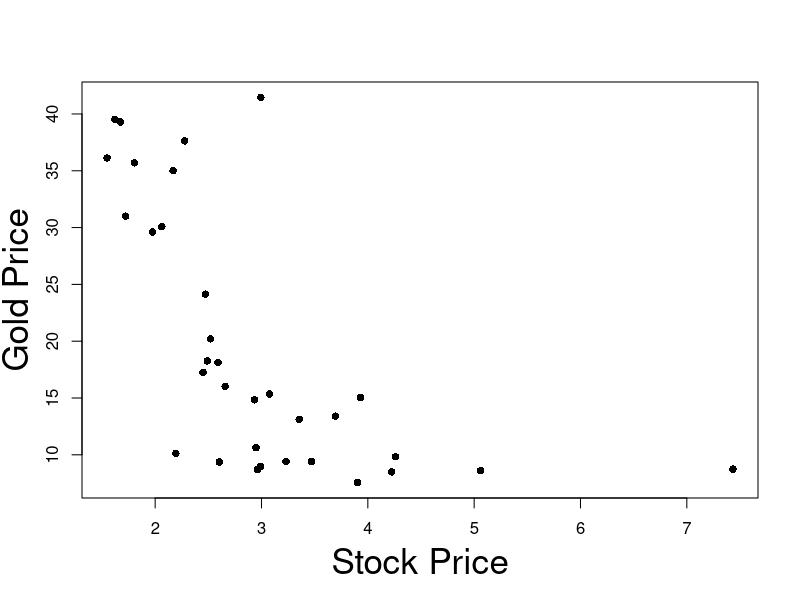
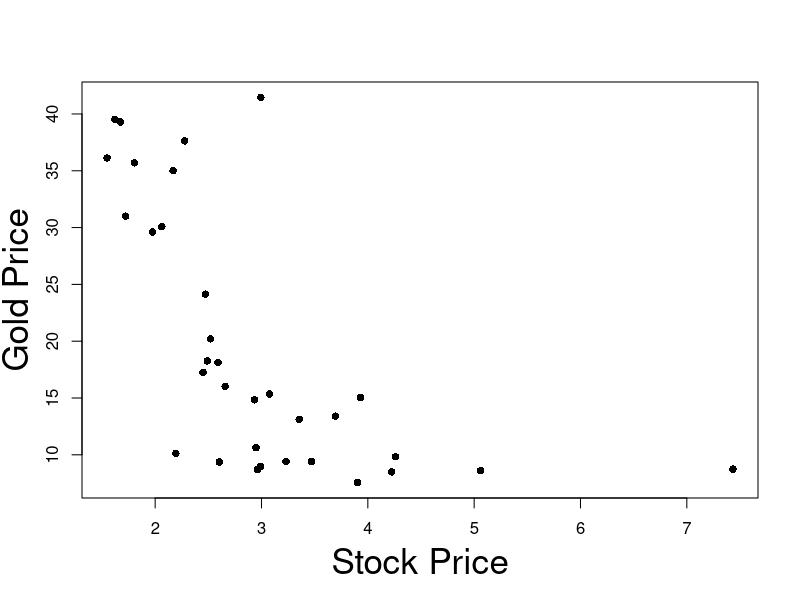
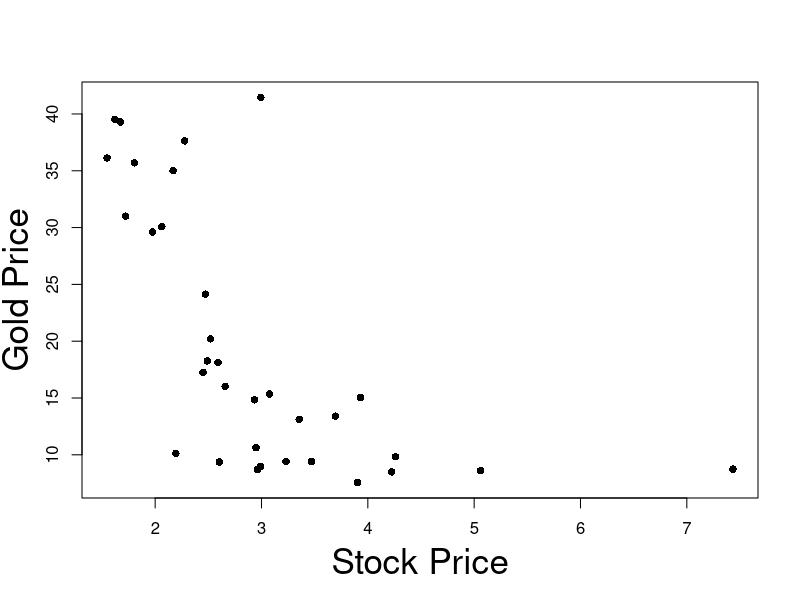
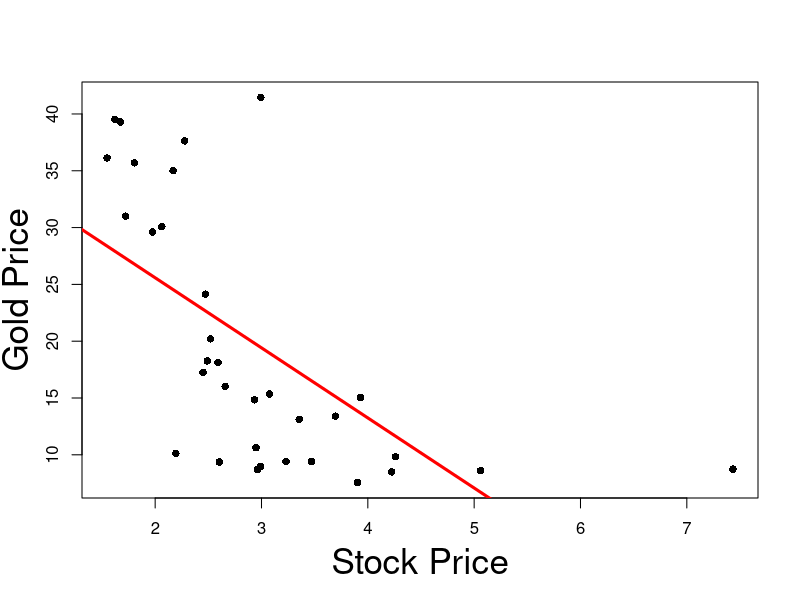

Generate these figures, in order, with R:
## ---- chunk 1
#| echo: false
#| layout-ncol: 1

data <- read.table("datasets/L3eg1data.txt")

#Add column labels to data
colnames(data) <- c("Stock Price","Gold Price")

# Output markdown table from data
knitr::kable(
  list(data[1:11,], data[12:22,], data[23:33,]),
  row.names = TRUE,
  format = "html", 
  table.attr = 'class="table simple table-striped table-hover"',
) 


## ---- chunk 2
prices = read.table(file = "datasets/stock_gold.txt",
                    header = TRUE)

print(prices)
## ---- chunk 3
#| echo: false
#| fig-asp: 1

# Read the data
prices <- read.table(file = "datasets/stock_gold.txt",
                   header = TRUE
                  )

stock.price <- prices$stock_price
gold.price <- prices$gold_price

# Create the plot
plot(stock.price,
     gold.price, 
     xlab = "", 
     ylab= "",
     pch = 16)

# Add labels
mtext("Stock Price", side=1, line=3, cex=2.1)
mtext("Gold Price", side=2, line=2.5, cex=2.1)
## ---- chunk 4
#| echo: false
#| fig-asp: 1

# Read the data
prices <- read.table(file = "datasets/stock_gold.txt",
                   header = TRUE
                  )

stock.price <- prices$stock_price
gold.price <- prices$gold_price

# Create the plot
plot(stock.price,
     gold.price, 
     xlab = "", 
     ylab= "",
     pch = 16)

# Add labels
mtext("Stock Price", side=1, line=3, cex=2.1)
mtext("Gold Price", side=2, line=2.5, cex=2.1)
## ---- chunk 5
#| echo: false
#| fig-asp: 1

# Read the data
prices <- read.table(file = "datasets/stock_gold.txt",
                   header = TRUE
                  )

stock.price <- prices$stock_price
gold.price <- prices$gold_price

# Create the plot
plot(stock.price,
     gold.price, 
     xlab = "", 
     ylab= "",
     pch = 16)

# Add labels
mtext("Stock Price", side=1, line=3, cex=2.1)
mtext("Gold Price", side=2, line=2.5, cex=2.1)
## ---- chunk 6
#| echo: false
#| fig-asp: 1

# Read the data
prices <- read.table(file = "datasets/stock_gold.txt",
                     header = TRUE
                    )

stock.price <- prices$stock_price
gold.price <- prices$gold_price

# Create the plot
plot(stock.price,
     gold.price, 
     xlab = "", 
     ylab= "",
     pch = 16)

# Add labels
mtext("Stock Price", side=1, line=3, cex=2.1)
mtext("Gold Price", side=2, line=2.5, cex=2.1)

# Fit linear regression
fit <- lm(gold.price ~ stock.price)

# Plot regression line in red
abline(fit, col = "red", lwd = 3)
